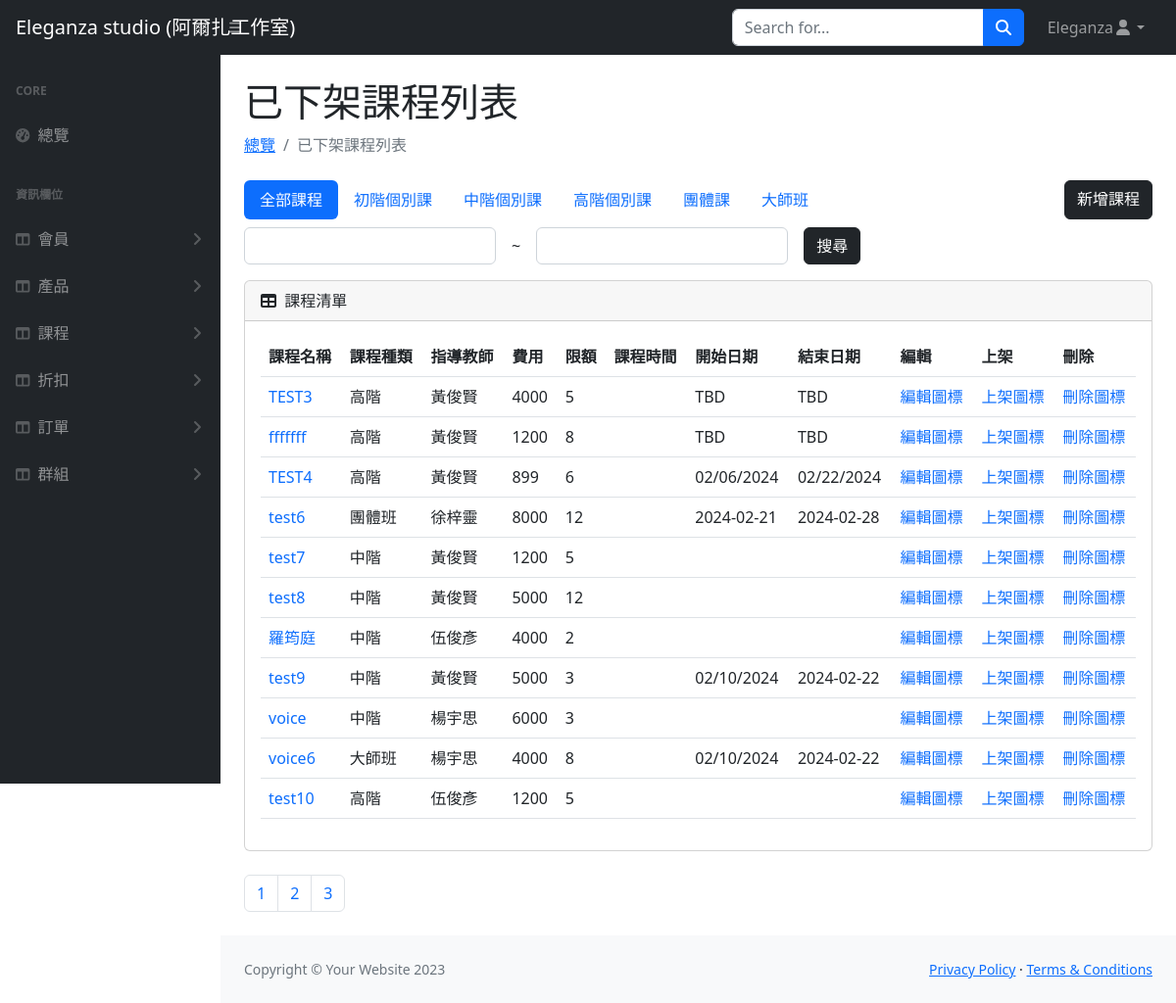
Page /course_management.php (signed in) on the committed database.
### tables this page shows
CREATE TABLE `course` (
  `course_id` int(4) NOT NULL,
  `course_category_id` int(2) NOT NULL,
  `teacher_id` int(2) DEFAULT NULL,
  `name` varchar(30) NOT NULL,
  `quota` int(2) NOT NULL,
  `price` int(50) NOT NULL,
  `img` varchar(50) NOT NULL,
  `start_date` varchar(10) NOT NULL,
  `end_date` varchar(10) NOT NULL,
  `start_time` varchar(20) DEFAULT NULL,
  `end_time` varchar(20) NOT NULL,
  `style_id` varchar(10) NOT NULL,
  `description` varchar(800) NOT NULL,
  `comment` varchar(50) DEFAULT NULL,
  `valid` tinyint(4) NOT NULL,
  `group_id` int(11) DEFAULT NULL
);

CREATE TABLE `course_category` (
  `course_category_id` int(2) NOT NULL,
  `level` varchar(10) NOT NULL
);

CREATE TABLE `teacher` (
  `teacher_id` int(2) NOT NULL,
  `name` varchar(10) NOT NULL,
  `gender` varchar(1) NOT NULL,
  `phone` varchar(10) DEFAULT NULL,
  `email` varchar(30) DEFAULT NULL,
  `img` varchar(50) DEFAULT NULL,
  `introduction` varchar(500) DEFAULT NULL,
  `valid` int(1) NOT NULL
);

### course_management.php (the view, shortened to what this page needs)
<?php
require_once("../db_connect.php");
$sql = "SELECT course.*, course_category.level AS course_category_level, teacher.name AS course_teacher_name FROM course
        JOIN course_category ON course.course_category_id = course_category.course_category_id
        JOIN teacher ON course.teacher_id = teacher.teacher_id
        WHERE course.valid = 0
        ORDER BY course.course_id";
$result = $conn->query($sql);
$rows = $result->fetch_all(MYSQLI_ASSOC);
?>
<!DOCTYPE html>
<html lang="en">
<head>
    <link href="../css/styles.css" rel="stylesheet" />
</head>
<body class="sb-nav-fixed">
    <nav class="sb-topnav navbar navbar-expand navbar-dark bg-dark">
        <a class="navbar-brand ps-3" href="../index.php">Eleganza studio (阿爾扎工作室)</a>
        <button class="btn btn-link btn-sm order-1 order-lg-0 me-4 me-lg-0" id="sidebarToggle" href="#!"><i class="fas fa-bars"></i></button>
        <form class="d-none d-md-inline-block form-inline ms-auto me-0 me-md-3 my-2 my-md-0">
            <div class="input-group">
                <input class="form-control" type="text" placeholder="Search for..." aria-label="Search for..." aria-describedby="btnNavbarSearch" />
                <button class="btn btn-primary" id="btnNavbarSearch" type="button"><i class="fas fa-search"></i></button>
            </div>
        </form>
        <ul class="navbar-nav ms-auto ms-md-0 me-3 me-lg-4">
            <li class="nav-item dropdown">
                <a class="nav-link dropdown-toggle" id="navbarDropdown" href="#" role="button" data-bs-toggle="dropdown" aria-expanded="false"><?= $_SESSION["user"]["name"] ?><i class="fas fa-user fa-fw"></i></a>
            </li>
        </ul>
    </nav>
    <div id="layoutSidenav">
        <div id="layoutSidenav_nav">
            <nav class="sb-sidenav accordion sb-sidenav-dark" id="sidenavAccordion">
                <div class="sb-sidenav-menu">
                    <div class="nav">
                        <div class="sb-sidenav-menu-heading">Core</div>
                        <a class="nav-link" href="../index.php">
                            <div class="sb-nav-link-icon"><i class="fas fa-tachometer-alt"></i></div>
                            總覽
                        </a>
                        <div class="sb-sidenav-menu-heading">資訊欄位</div>
                        <a class="nav-link collapsed" href="#" data-bs-toggle="collapse" data-bs-target="#users" aria-expanded="false" aria-controls="collapseLayouts">
                            <div class="sb-nav-link-icon"><i class="fas fa-columns"></i></div>
                            會員
                            <div class="sb-sidenav-collapse-arrow"><i class="fas fa-angle-down"></i></div>
                        </a>
                        <a class="nav-link collapsed" href="#" data-bs-toggle="collapse" data-bs-target="#products" aria-expanded="false" aria-controls="collapseLayouts">
                            <div class="sb-nav-link-icon"><i class="fas fa-columns"></i></div>
                            產品
                            <div class="sb-sidenav-collapse-arrow"><i class="fas fa-angle-down"></i></div>
                        </a>
                        <a class="nav-link collapsed" href="#" data-bs-toggle="collapse" data-bs-target="#courses" aria-expanded="false" aria-controls="courses">
                            <div class="sb-nav-link-icon"><i class="fas fa-columns"></i></div>
                            課程
                            <div class="sb-sidenav-collapse-arrow"><i class="fas fa-angle-down"></i></div>
                        </a>
                        <a class="nav-link collapsed" href="#" data-bs-toggle="collapse" data-bs-target="#discounts" aria-expanded="false" aria-controls="collapseLayouts">
                            <div class="sb-nav-link-icon"><i class="fas fa-columns"></i></div>
                            折扣
                            <div class="sb-sidenav-collapse-arrow"><i class="fas fa-angle-down"></i></div>
                        </a>
                        <a class="nav-link collapsed" href="#" data-bs-toggle="collapse" data-bs-target="#orders" aria-expanded="false" aria-controls="collapseLayouts">
                            <div class="sb-nav-link-icon"><i class="fas fa-columns"></i></div>
                            訂單
                            <div class="sb-sidenav-collapse-arrow"><i class="fas fa-angle-down"></i></div>
                        </a>
                        <a class="nav-link collapsed" href="#" data-bs-toggle="collapse" data-bs-target="#groups" aria-expanded="false" aria-controls="groups">
                            <div class="sb-nav-link-icon"><i class="fas fa-columns"></i></div>
                            群組
                            <div class="sb-sidenav-collapse-arrow"><i class="fas fa-angle-down"></i></div>
                        </a>
                    </div>
                </div>
            </nav>
        </div>
        <div id="layoutSidenav_content">
            <main>
                <div class="container-fluid px-4">
                    <h1 class="mt-4">已下架課程列表</h1>
                    <ol class="breadcrumb mb-4">
                        <li class="breadcrumb-item"><a href="../index.php">總覽</a></li>
                        <li class="breadcrumb-item active">已下架課程列表</li>
                    </ol>
                    <div class="d-flex justify-content-between">
                        <ul class="nav nav-pills">
                            <li class="nav-item">
                                <a class="nav-link active " aria-current="page" href="course_list.php">全部課程</a>
                            </li>
                            <li class="nav-item">
                                <a class="nav-link" href="#">初階個別課</a>
                            </li>
                            <li class="nav-item">
                                <a class="nav-link" href="#">中階個別課</a>
                            </li>
                            <li class="nav-item">
                                <a class="nav-link" href="#">高階個別課</a>
                            </li>
                            <li class="nav-item">
                                <a class="nav-link" href="#">團體課</a>
                            </li>
                            <li class="nav-item">
                                <a class="nav-link" href="#">大師班</a>
                            </li>
                        </ul>
                        <a class="btn btn-dark" href="course-upload.php">新增課程</a>
                    </div>
                    <div class="py-2">
                        <form action="">
                            <div class="row g-3 align-items-center">
                                <div class="col-auto">
                                    <input type="number" class="form-control" name="min" value="<?= $minValue ?>" min="0">
                                </div>
                                <div class="col-auto">
                                    ~
                                </div>
                                <div class="col-auto">
                                    <input type="number" class="form-control" name="max" value="<?= $maxValue ?>" min="0">
                                </div>
                                <div class="col-auto">
                                    <button class="btn btn-dark" type="submit">搜尋</button>
                                </div>
                            </div>
                        </form>
                        <div class="card mt-3 mb-4">
                            <div class="card-header">
                                <i class="fas fa-table me-1"></i>
                                課程清單
                            </div>
                            <div class="card-body">
                                <table class="table" id="datatablesSimple">
                                    <thead>
                                        <tr>
                                            <th>課程名稱</th>
                                            <th>課程種類</th>
                                            <th>指導教師</th>
                                            <th>費用</th>
                                            <th>限額</th>
                                            <th>課程時間</th>
                                            <th>開始日期</th>
                                            <th>結束日期</th>
                                            <th>編輯</th>
                                            <th>上架</th>
                                            <th>刪除</th>
                                        </tr>
                                    </thead>
                                    <tbody>
                                        <?php foreach ($rows as $course_list) : ?>
                                            <tr>
                                                <td><a class="text-decoration-none" href="course.php?id=<?= $course_list["course_id"] ?>"><?= $course_list["name"] ?></a></td>
                                                <td><?= $course_list["course_category_level"] ?></td>
                                                <td><?= $course_list["course_teacher_name"] ?></td>
                                                <td><?= $course_list["price"] ?></td>
                                                <td><?= $course_list["quota"] ?></td>
                                                <td><?= $course_list["time"] ?></td>
                                                <td><?= $course_list["start_date"] ?></td>
                                                <td><?= $course_list["end_date"] ?></td>
                                                <td><a class="text-decoration-none" href="course-edit.php?id=<?= $course_list["course_id"] ?>">編輯圖標</a></td>
                                                <td><a class="text-decoration-none" href="#">上架圖標</a></td>
                                                <td><a class="text-decoration-none" href="#">刪除圖標</a></td>
                                            </tr>
                                    </tbody>
                                <?php endforeach; ?>
                                </table>
                            </div>
                        </div>
                        <nav aria-label="Page navigation example">
                            <ul class="pagination">
                                <li class="page-item"><a class="page-link" href="#">1</a></li>
                                <li class="page-item"><a class="page-link" href="#">2</a></li>
                                <li class="page-item"><a class="page-link" href="#">3</a></li>
                            </ul>
                        </nav>
                    </div>
                </div>
            </main>
            <footer class="py-4 bg-light mt-auto">
                <div class="container-fluid px-4">
                    <div class="d-flex align-items-center justify-content-between small">
                        <div class="text-muted">Copyright &copy; Your Website 2023</div>
                        <div>
                            <a href="#">Privacy Policy</a>
                            &middot;
                            <a href="#">Terms &amp; Conditions</a>
                        </div>
                    </div>
                </div>
            </footer>
        </div>
    </div>
</body>
</html>

### rows in the picture
course: name "TEST3", course_category.level "高階", teacher.name "黃俊賢", price "4000", quota "5", start_date "TBD", end_date "TBD"
course: name "fffffff", course_category.level "高階", teacher.name "黃俊賢", price "1200", quota "8", start_date "TBD", end_date "TBD"
course: name "TEST4", course_category.level "高階", teacher.name "黃俊賢", price "899", quota "6", start_date "02/06/2024", end_date "02/22/2024"
course: name "test6", course_category.level "團體班", teacher.name "徐梓靈", price "8000", quota "12", start_date "2024-02-21", end_date "2024-02-28"
course: name "test7", course_category.level "中階", teacher.name "黃俊賢", price "1200", quota "5"
course: name "test8", course_category.level "中階", teacher.name "黃俊賢", price "5000", quota "12"
course: name "羅筠庭", course_category.level "中階", teacher.name "伍俊彥", price "4000", quota "2"
course: name "test9", course_category.level "中階", teacher.name "黃俊賢", price "5000", quota "3", start_date "02/10/2024", end_date "2024-02-22"
course: name "voice", course_category.level "中階", teacher.name "楊宇思", price "6000", quota "3"
course: name "voice6", course_category.level "大師班", teacher.name "楊宇思", price "4000", quota "8", start_date "02/10/2024", end_date "2024-02-22"
course: name "test10", course_category.level "高階", teacher.name "伍俊彥", price "1200", quota "5"

### other values in the picture
$_SESSION["user"]["name"] "Eleganza"
